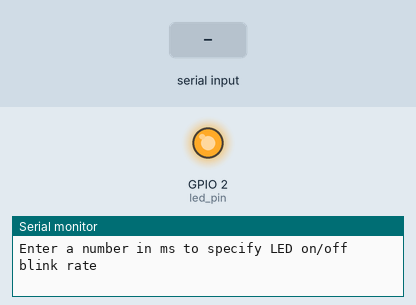
Recording of a sketch running on a simulated ESP32. Shown: output pins drawn as LEDs (lit = HIGH), the last lines printed to the serial monitor. Dashed ring = blinking. Inputs (shaded band) come from the test bench.

Above: at 2.2 s.
2.3 s: "5\n" received over Serial
At 2.9 s:
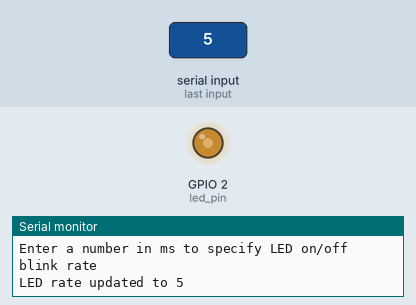
4.0 s: "90,45\n" received over Serial
At 4.23 s:
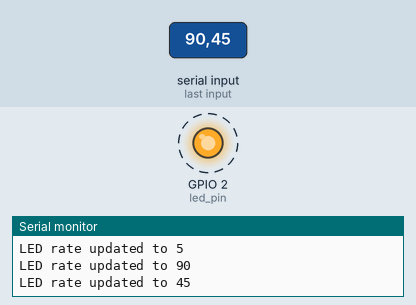
Timing chart, 0 to 13.0 s (numbered marks = the images above; inputs shaded):
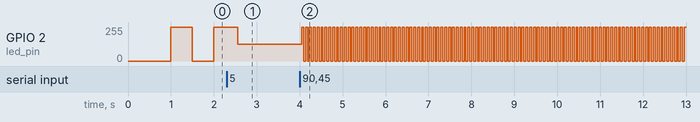

Measured:
- after the input at 4.0 s, GPIO 2 (led_pin): alternates 255/255 for 0.05 s and 0/255 for 0.05 s, starting after 0.05 s

The sketch:

IntroRTOSPart3Challenge.ino
```cpp
/**
 * Digikey Intro to FreeRTOS w/ Shawn Hymel
 * Challenge 3: Accepts user input to control blinking led.
 * Rob Garrone
 */

// Use only core 1 for demo purposes
#if CONFIG_FREERTOS_UNICORE
static const BaseType_t app_cpu = 0;
#else
static const BaseType_t app_cpu = 1;
#endif


//Pins
static const int led_pin = LED_BUILTIN;

//variables
int ledRate = 500;


//our task
void getLEDRate(void *parameter)
{
  while(1){
    if(Serial.available() > 0) //if we have something
    {
      int incoming = Serial.parseInt(); // assign read value to ledRate
      if(incoming != 0) //why is this needed w/ parseInt? why does parseInt even get to return 0?
      {
        ledRate = incoming;
        Serial.print("LED rate updated to ");
        Serial.println(ledRate);
      }
    }
  }
}

void toggleLED(void *parameter)
{
  while(1)
  {
   digitalWrite(led_pin,HIGH);
  vTaskDelay(ledRate / portTICK_PERIOD_MS);
  digitalWrite(led_pin,LOW);
  vTaskDelay(ledRate / portTICK_PERIOD_MS);
  }
}

//setup() and loop() run as their own tasks w/ priority 1 in core 1.

void setup() {

  //config pins
  pinMode(led_pin,OUTPUT);

  //start serial
  Serial.begin(115200);
  //wait a second for config
  vTaskDelay(1000/portTICK_PERIOD_MS);
  //show time!
  Serial.println("Enter a number in ms to specify LED on/off blink rate");

  xTaskCreatePinnedToCore(    //use xTaskCreate() in vanilla FREERTOS
    getLEDRate,              //our task function
    "Get LED Rate",           // name of task
    1024,                   //Stack size (bytes in ESP32,words in FREERTOS
    NULL,                   //Parameter to pass to function
    1,                      //priority (higher=greater priority, 0 to configMAX_PRIORITIES-1)
    NULL,                   //Task Handle
    app_cpu);               //Run on one core for demo purposes

    xTaskCreatePinnedToCore(    //use xTaskCreate() in vanilla FREERTOS
    toggleLED,              //our task function
    "Toggle LED",           // name of task
    1024,                   //Stack size (bytes in ESP32,words in FREERTOS
    NULL,                   //Parameter to pass to function
    1,                      //priority (higher=greater priority, 0 to configMAX_PRIORITIES-1)
    NULL,                   //Task Handle
    app_cpu);               //Run on one core for demo purposes
}

//NOTE - seems like priotity 1 is the highest priority? I can't get priority 0 to work.

//IF this were vanilla FREERTOS, you'd need to call the scheduler via vTaskStartScheduler() in main after setting up tasks.
//Its already called for us via arduino.

void loop() {
  // put your main code here, to run repeatedly:

}
```
